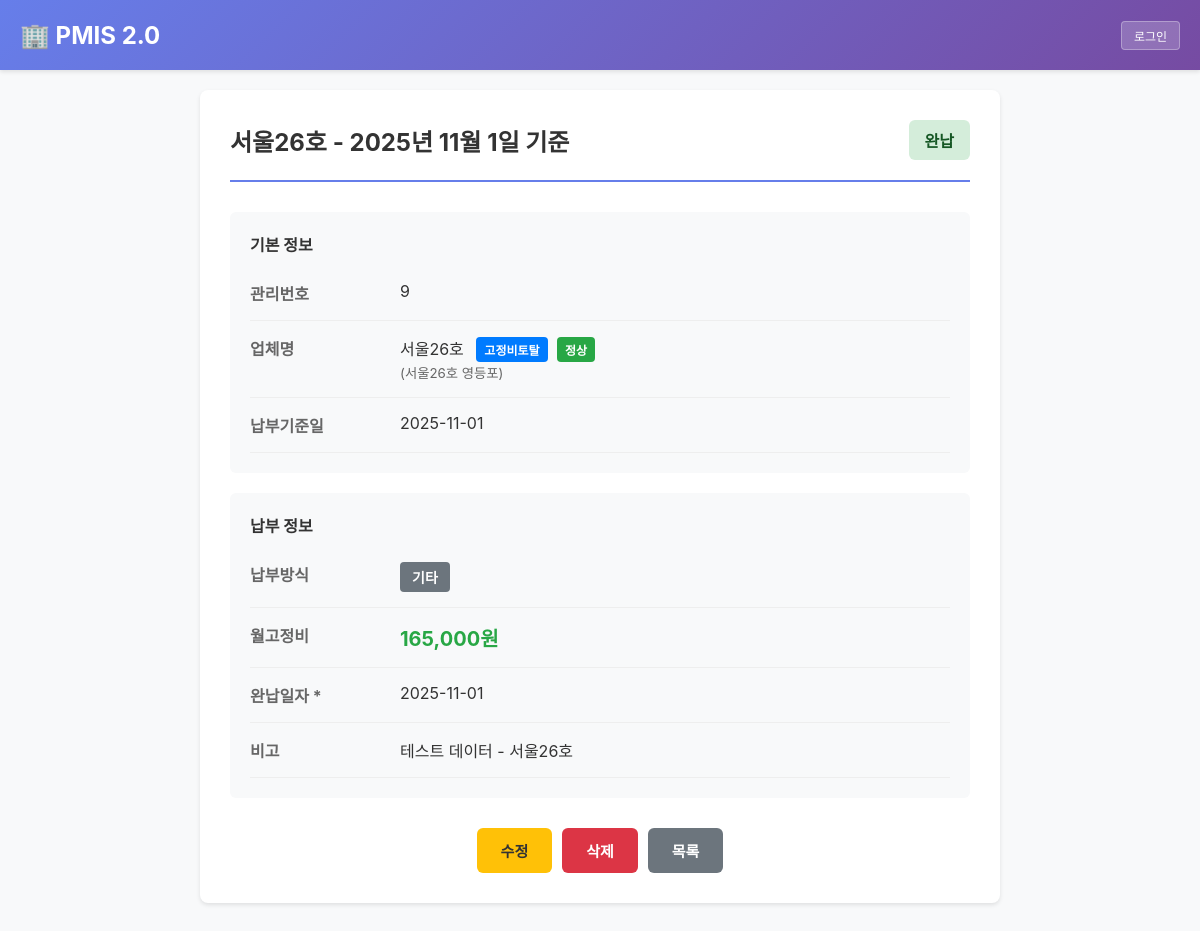
Screenshot of /fixfee/9/ with the database file from the repository.
### company/models.py (models this page shows, shortened)
class Company(models.Model):
    TYPE_CHOICES = [
        (0, '일반토탈'),
        (1, '고정비토탈'),
        (2, '부분단종'),
        (3, '순수단종'),
        (4, 'btoc제휴'),
        (5, 'btob제휴'),
    ]
    CONDITION_CHOICES = [
        (0, '준비중'),
        (1, '정상'),
        (2, '일시정지'),
        (3, '탈퇴'),
    ]
    REFUND_CHOICES = [
        (0, '계좌이체'),
        (1, '포인트적립'),
    ]
    no = models.AutoField(primary_key=True)
    sName1 = models.CharField(max_length=100, verbose_name='열린업체명1')
    sName2 = models.CharField(max_length=100, blank=True, verbose_name='열린업체명2')
    sName3 = models.CharField(max_length=100, blank=True, verbose_name='열린업체명3')
    sNaverID = models.CharField(max_length=50, blank=True, verbose_name='네이버 ID')
    noMemberMaster = models.IntegerField(blank=True, null=True, verbose_name='마스터 멤버 번호')
    nType = models.IntegerField(choices=TYPE_CHOICES, default=0, verbose_name='업체 타입')
    nCondition = models.IntegerField(choices=CONDITION_CHOICES, default=0, verbose_name='업체 상태')
    sCompanyName = models.CharField(max_length=200, verbose_name='업체명')
    noLicenseRepresent = models.IntegerField(blank=True, null=True, verbose_name='대표 라이센스 번호')
    sAddress = models.TextField(verbose_name='주소')
    nMember = models.IntegerField(default=0, verbose_name='직원수')
    sBuildLicense = models.CharField(max_length=100, blank=True, verbose_name='보유 건설면허')
    fileBuildLicense = models.FileField(upload_to='build_licenses/', blank=True, null=True, verbose_name='건설면허 사진')
    sStrength = models.TextField(blank=True, verbose_name='업체 특장점')
    sCeoName = models.CharField(max_length=50, blank=True, verbose_name='대표자명')
    sCeoPhone = models.CharField(max_length=20, blank=True, verbose_name='대표자 연락처')
    sCeoMail = models.EmailField(blank=True, verbose_name='대표자 이메일')
    fileCeo = models.FileField(upload_to='ceo_files/', blank=True, null=True, verbose_name='대표자 사진')
    sSaleName = models.CharField(max_length=50, blank=True, verbose_name='영업담당자명')
    sSalePhone = models.CharField(max_length=20, blank=True, verbose_name='영업담당자 연락처')
    sSaleMail = models.EmailField(blank=True, verbose_name='영업담당자 이메일')
    fileSale = models.FileField(upload_to='sale_files/', blank=True, null=True, verbose_name='영업담당자 사진')
    sAccoutName = models.CharField(max_length=50, blank=True, verbose_name='회계담당자명')
    sAccoutPhone = models.CharField(max_length=20, blank=True, verbose_name='회계담당자 연락처')
    sAccoutMail = models.EmailField(blank=True, verbose_name='회계담당자 이메일')
    fileLicense = models.FileField(upload_to='license_files/', blank=True, null=True, verbose_name='사업자등록증 사진')
    sEmergencyName = models.CharField(max_length=50, blank=True, verbose_name='비상연락처명')
    sEmergencyPhone = models.CharField(max_length=20, blank=True, verbose_name='비상연락처')
    sEmergencyRelation = models.CharField(max_length=50, blank=True, verbose_name='비상연락처 관계')
    dateJoin = models.DateField(null=True, blank=True, verbose_name='가입일')
    nJoinFee = models.IntegerField(default=0, verbose_name='가입비(원)')
    nDeposit = models.IntegerField(default=0, verbose_name='보증금(원)')
    nFixFee = models.IntegerField(default=0, verbose_name='고정비(원)')
    dateFixFeeStart = models.DateField(null=True, blank=True, verbose_name='고정비 시작일')
    fFeePercent = models.FloatField(default=0.0, verbose_name='수수료율')
    nOrderFee = models.IntegerField(default=0, verbose_name='오더당 수수료(원)')
    nReportPeriod = models.IntegerField(default=0, verbose_name='보고주기')
    fileCampaignAgree = models.FileField(upload_to='campaign_agrees/', blank=True, null=True, verbose_name='계약 및 하자이행보증증권 발행 캠페인 참여동의서')
    bPrivacy = models.BooleanField(default=False, verbose_name='개인정보동의')
    bCompetition = models.BooleanField(default=False, verbose_name='경업금지동의')
    bAptAll = models.BooleanField(default=False, verbose_name='아파트 올수리')
    bAptPart = models.BooleanField(default=False, verbose_name='아파트 부분수리')
    bHouseAll = models.BooleanField(default=False, verbose_name='주택 올수리')
    bHousePart = models.BooleanField(default=False, verbose_name='주택 부분수리')
    bCommerceAll = models.BooleanField(default=False, verbose_name='상업시설 올수리')
    bCommercePart = models.BooleanField(default=False, verbose_name='상가 부분수리')
    bBuild = models.BooleanField(default=False, verbose_name='신축/증축')
    bExtra = models.BooleanField(default=False, verbose_name='부가서비스')
    bUnion = models.BooleanField(default=False, verbose_name='연합회')
    bMentor = models.BooleanField(default=False, verbose_name='멘토')
    sMentee = models.CharField(max_length=100, blank=True, verbose_name='멘티')
    nRefund = models.IntegerField(choices=REFUND_CHOICES, default=0, verbose_name='선호 환불방식')
    sManager = models.CharField(max_length=50, blank=True, verbose_name='담당 스텝')
    dateWithdraw = models.DateField(null=True, blank=True, verbose_name='탈퇴일')
    sWithdraw = models.CharField(max_length=200, blank=True, verbose_name='탈퇴사유')
    sMemo = models.TextField(blank=True, verbose_name='메모')
    sPicture = models.CharField(max_length=200, blank=True, verbose_name='업체사진')
    sGallery = models.TextField(blank=True, verbose_name='갤러리방')
    sEstimate = models.TextField(blank=True, verbose_name='견적방')
    sStop = models.TextField(blank=True, verbose_name='일시정지 사유')
    dateStopStart = models.DateField(null=True, blank=True, verbose_name='일시정지 시작일')
    dateStopEnd = models.DateField(null=True, blank=True, verbose_name='일시정지 종료일')
    nLevel = models.IntegerField(default=0, verbose_name='현재레벨')
    nGrade = models.IntegerField(default=0, verbose_name='현재등급')
    nApplyGrade = models.IntegerField(default=0, verbose_name='적용등급')
    sApplyGradeReason = models.CharField(max_length=200, blank=True, verbose_name='적용등급 사유')
    nAssignAll2 = models.IntegerField(default=0, verbose_name='올수리 2일 할당수')
    nAssignPart2 = models.IntegerField(default=0, verbose_name='부분수리 2일 할당수')
    nAssignAllTerm = models.IntegerField(default=0, verbose_name='올수리 평가기간 할당수')
    nAssignPartTerm = models.IntegerField(default=0, verbose_name='부분수리 평가기간 할당수')
    nAssignMax = models.IntegerField(default=0, verbose_name='최대할당수')
    fAssignPercent = models.FloatField(default=0.0, verbose_name='할당퍼센트')
    fAssignLack = models.FloatField(default=0.0, verbose_name='고정비업체 할당부족개수')
    class Meta:
        db_table = 'company'
        verbose_name = '업체'
        verbose_name_plural = '업체'

### fixfee/models.py (models this page shows, shortened)
class FixFeeDate(models.Model):
    no = models.AutoField(primary_key=True, verbose_name='고정비납부기준일ID')
    date = models.DateField(unique=True, verbose_name='납부기준일')
    class Meta:
        db_table = 'fix_fee_date'
        verbose_name = '고정비납부기준일'
        verbose_name_plural = '고정비납부기준일'
        ordering = ['-date']

class FixFee(models.Model):
    TYPE_CHOICES = [
        (0, '계좌이체'),
        (1, '우수업체'),
        (2, '최우수업체'),
        (3, '기타'),
    ]
    no = models.AutoField(primary_key=True, verbose_name='고정비납부ID')
    noCompany = models.IntegerField(verbose_name='업체ID', db_index=True)
    noFixFeeDate = models.IntegerField(verbose_name='납부기준일ID', db_index=True)
    dateDeposit = models.DateField(null=True, blank=True, verbose_name='완납일자')
    nFixFee = models.IntegerField(default=0, verbose_name='월고정비(원)')
    nType = models.IntegerField(
        choices=TYPE_CHOICES,
        default=0,
        verbose_name='납부방식'
    )
    sMemo = models.TextField(blank=True, verbose_name='비고', max_length=500)
    created_at = models.DateTimeField(auto_now_add=True, verbose_name='생성일시')
    updated_at = models.DateTimeField(auto_now=True, verbose_name='수정일시')
    class Meta:
        db_table = 'fix_fee'  # 테이블명
        verbose_name = '고정비납부'
        verbose_name_plural = '고정비납부'
        ordering = ['-noFixFeeDate', '-no']
        unique_together = [['noCompany', 'noFixFeeDate']]  # 업체별 납부기준일당 하나의 레코드만
    def get_payment_type_display_custom(self):
        return dict(self.TYPE_CHOICES).get(self.nType, '기타')

### fixfee/views.py (the view, shortened to what this page needs)
# urls.py: path('<int:pk>/', views.fixfee_detail, name='fixfee_detail'),
def fixfee_detail(request, pk):
    fixfee = get_object_or_404(FixFee, pk=pk)
    current_staff = None
    if request.session.get('staff_user'):
        try:
            current_staff = Staff.objects.get(no=request.session['staff_user']['no'])
        except Staff.DoesNotExist:
            pass
    referrer = request.GET.get('referrer', '')
    ref_fee_date = request.GET.get('ref_fee_date', '')
    ref_conditions = request.GET.getlist('ref_condition')
    company = Company.objects.filter(no=fixfee.noCompany).first()
    fee_date = FixFeeDate.objects.filter(no=fixfee.noFixFeeDate).first()
    payment_types = FixFee.TYPE_CHOICES
    context = {
        'fixfee': fixfee,
        'company': company,
        'fee_date': fee_date,
        'payment_types': payment_types,
        'current_staff': current_staff,
        'is_edit': request.GET.get('edit') == 'true',
        'referrer': referrer,
        'ref_fee_date': ref_fee_date,
        'ref_conditions': ref_conditions,
    }
    return render(request, 'fixfee/fixfee_detail.html', context)

### fixfee/templates/fixfee/fixfee_detail.html (shortened to what this page needs)
{% extends 'staff/base.html' %}
{% block content %}
<div class="detail-container">
    <div class="detail-card {% if is_edit %}edit-mode{% endif %}">
        <div class="detail-header">
            <div class="detail-title">
                {{ company.sName2 }} - {{ fee_date.date|date:"Y년 n월 j일" }} 기준
            </div>
            <div class="detail-status {% if fixfee.dateDeposit %}status-paid{% else %}status-unpaid{% endif %}">
                {% if fixfee.dateDeposit %}완납{% else %}미납{% endif %}
            </div>
        </div>
        <form method="post" action="">
            <div class="info-section">
                <div class="info-title">기본 정보</div>
                <div class="detail-row">
                    <div class="detail-label">관리번호</div>
                    <div class="detail-value">{{ fixfee.no }}</div>
                </div>
                <div class="detail-row">
                    <div class="detail-label">업체명</div>
                    <div class="detail-value">
                        {{ company.sName2 }}
                        <span class="company-badge type-badge type-{{ company.nType }}">
                            {% if company.nType == 0 %}일반{% elif company.nType == 1 %}고정비토탈{% endif %}
                        </span>
                        <span class="company-badge condition-badge condition-{{ company.nCondition }}">
                            {% if company.nCondition == 0 %}준비중
                            {% elif company.nCondition == 1 %}정상
                            {% elif company.nCondition == 2 %}일시정지
                            {% elif company.nCondition == 3 %}탈퇴
                            {% endif %}
                        </span>
                        {% if company.sName1 %}<br><small style="color: #666;">({{ company.sName1 }})</small>{% endif %}
                    </div>
                </div>
                <div class="detail-row">
                    <div class="detail-label">납부기준일</div>
                    <div class="detail-value">{{ fee_date.date|date:"Y-m-d" }}</div>
                </div>
            </div>
            <div class="info-section">
                <div class="info-title">납부 정보</div>
                <div class="detail-row">
                    <div class="detail-label">납부방식</div>
                    <div class="detail-value">
                        {% if is_edit %}
                            <select name="nType" required>
                                {% for type_val, type_name in payment_types %}
                                <option value="{{ type_val }}" {% if fixfee.nType == type_val %}selected{% endif %}>
                                    {{ type_name }}
                                </option>
                                {% endfor %}
                            </select>
                        {% else %}
                            <span class="payment-type-badge payment-type-{{ fixfee.nType }}">
                                {{ fixfee.get_payment_type_display_custom }}
                            </span>
                        {% endif %}
                    </div>
                </div>
                <div class="detail-row">
                    <div class="detail-label">월고정비</div>
                    <div class="detail-value">
                        {% if is_edit %}
                            <input type="text" name="nFixFee_display" id="nFixFee_display" value="{{ fixfee.nFixFee }}"
                                   pattern="[0-9,]*" inputmode="numeric">
                            <input type="hidden" name="nFixFee" id="nFixFee" value="{{ fixfee.nFixFee }}">
                        {% else %}
                            <span class="amount-display">{{ fixfee.nFixFee|floatformat:0|default:"0" }}원</span>
                        {% endif %}
                    </div>
                </div>
                <div class="detail-row">
                    <div class="detail-label">완납일자 *</div>
                    <div class="detail-value">
                        {% if is_edit %}
                            <input type="date" name="dateDeposit" value="{{ fixfee.dateDeposit|date:'Y-m-d' }}" required>
                        {% else %}
                            {% if fixfee.dateDeposit %}
                                {{ fixfee.dateDeposit|date:"Y-m-d" }}
                            {% else %}
                                <span style="color: #dc3545;">미납</span>
                            {% endif %}
                        {% endif %}
                    </div>
                </div>
                <div class="detail-row">
                    <div class="detail-label">비고</div>
                    <div class="detail-value">
                        {% if is_edit %}
                            <textarea name="sMemo">{{ fixfee.sMemo }}</textarea>
                        {% else %}
                            {{ fixfee.sMemo|default:"없음"|linebreaks }}
                        {% endif %}
                    </div>
                </div>
            </div>
            <div class="btn-group">
                {% if is_edit %}
                    <button type="submit" class="btn btn-success">저장</button>
                    <a href="{% url 'fixfee:fixfee_detail' fixfee.no %}{% if referrer %}?referrer={{ referrer }}&ref_fee_date={{ ref_fee_date }}{% for cond in ref_conditions %}&ref_condition={{ cond }}{% endfor %}{% endif %}" class="btn btn-secondary">취소</a>
                {% else %}
                    <a href="{% url 'fixfee:fixfee_detail' fixfee.no %}?edit=true" class="btn btn-warning">수정</a>
                    <button type="button" onclick="deleteFixFee({{ fixfee.no }})" class="btn btn-danger">삭제</button>
                {% endif %}
                {% if referrer == 'status' %}
                    <a href="{% url 'fixfee:fixfee_status' %}?fee_date={{ ref_fee_date }}{% for cond in ref_conditions %}&condition={{ cond }}{% endfor %}" class="btn btn-secondary">목록</a>
                {% else %}
                    <a href="{% url 'fixfee:fixfee_list' %}" class="btn btn-secondary">목록</a>
                {% endif %}
            </div>
        </form>
    </div>
</div>
{% endblock %}

### rows the page displays
Company: sName2 "서울26호", sName1 "서울26호 영등포"
FixFeeDate: date "2025년 11월 1일", date "2025-11-01"
FixFee: no "9", get_payment_type_display_custom "기타", dateDeposit "2025-11-01", sMemo "테스트 데이터 - 서울26호"
